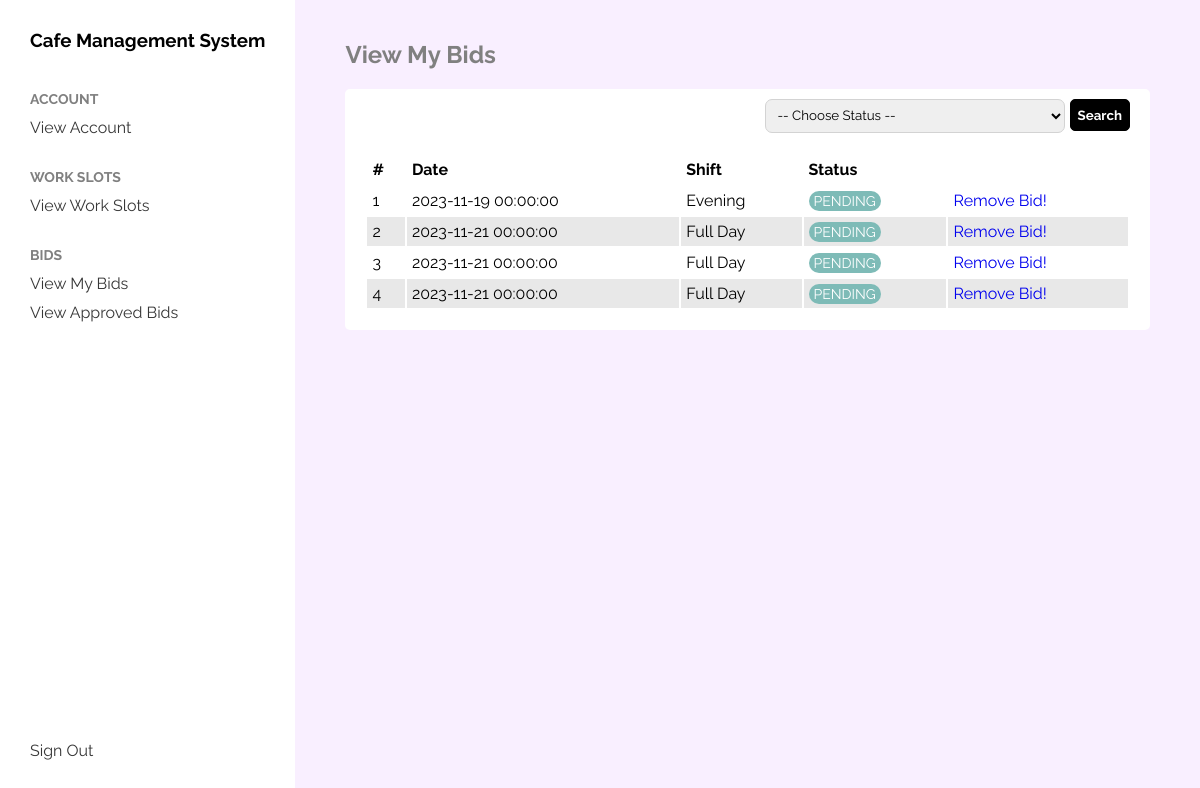
/staff/view_my_bids (signed in), run on the app's committed database.
### tables this page shows
CREATE TABLE bids (
	id INTEGER NOT NULL, 
	work_slot_id INTEGER, 
	bidder_id INTEGER, 
	status VARCHAR(20), 
	PRIMARY KEY (id), 
	FOREIGN KEY(work_slot_id) REFERENCES work_slot (id), 
	FOREIGN KEY(bidder_id) REFERENCES user (id)
);

CREATE TABLE work_slot (
	id INTEGER NOT NULL, 
	date DATE, 
	shift_time VARCHAR(10), 
	PRIMARY KEY (id)
);

### application/boundary/cafe_staff.py (the view)
@staff.route("/view_my_bids")
def view_my_bids():
    filter_status = request.args.get("q", None, type=str)
    getbids = ViewMyBidsController()
    bids = getbids.viewMyBids(session['user_id'], filter_status=filter_status)
    bid_staus = GetBidStatus.getBids()
    return render_template("./cafe_staff/view_my_bids.html"
                           , title="View My Bids"
                           , bids=bids
                           , status=bid_staus)

### application/boundary/cafe_staff.py (called while the page is built)
@staff.before_request
def check_user_validity():
    if 'user_id' not in session:
        return redirect(url_for("boundary.auth.login"))
    if session['user_type'] != CAFE_STAFF:
        return abort(403)

### application/control/BidController.py (called while the page is built)
    def viewMyBids(self, user_id, filter_status):
        return self.entity.viewMyBids(user_id, filter_status)

    @staticmethod
    def getBids():
        return [PENDING, APPROVED, REJECTED]

### application/entity/BidEntity.py (called while the page is built)
    def viewMyBids(self, bidder_id, filter_status):
        query = f"SELECT b.id, w.date, w.shift_time, status FROM bids b INNER JOIN work_slot w on w.id=b.work_slot_id WHERE bidder_id={bidder_id}"
        if filter_status:
            query += f" AND status='{filter_status}'"
        rows = self.cursor.execute(query).fetchall()
        return rows

### application/boundary/templates/cafe_staff/view_my_bids.html (shortened to what this page needs)
{% extends "./cafe_staff/base.html" %}
{% block content %}
    <div>
        <div class="search-field">
            <form>
                <select name="q" required>
                    <option value="">-- Choose Status --</option>
                </select>
                <input type="submit" value="Search">
            </form>
        </div>
        <table>
            <thead>
                <th>#</th>
                <th>Date</th>
                <th>Shift</th>
                <th>Status</th>
                <th></th>
            </thead>
            <tbody>
                {% for bid in bids %}
                    <tr>
                        <td>{{ loop.index }}</td>
                        <td>{{ bid[1] }}</td>
                        <td>{{ bid[2] }}</td>
                        <td>
                            <span class="bid-status {{ bid[3].lower() }}">
                                {{ bid[3] }}
                            </span>
                        </td>
                        <td>
                            <a href="{{ url_for("boundary.staff.remove_bid", bid_id=bid[0]) }}">Remove Bid!</a>
                        </td>
                    </tr>
                {% endfor %}
            </tbody>
        </table>
    </div>
{% endblock %}

### application/boundary/assets/base.css (style rules this page uses)
* { font-family: 'Raleway', sans-serif; box-sizing: border-box; }
body { margin: 0; }
a { text-decoration: none; }

### application/boundary/templates/cafe_staff/view_my_bids.html (style rules this page uses)
table { width: 100%; text-align: left; }
td, th { margin: 0; padding: 5px; border: none; }
tr:nth-child(even) { background-color: #e8e8e8; }
.bid-status { padding: 2px 5px; font-size: 14px; border-radius: 100px; color: white; }
.pending { background-color: #7ebbb7; }
.search-field { float: right; margin-bottom: 20px; }
.search-field input[type=submit] { padding: 7px; border-radius: 5px; outline: none; border: 1px solid black; background-color: black; color: white; font-weight: bold; cursor: pointer; }
.search-field select { padding: 7px; width: 300px; border-radius: 7px; outline: none; border: 1px solid lightgrey; }

### data on the page
bids: date "2023-11-19 00:00:00", shift_time "Evening", status "PENDING"
bids: date "2023-11-21 00:00:00", shift_time "Full Day", status "PENDING"
bids: date "2023-11-21 00:00:00", shift_time "Full Day", status "PENDING"
bids: date "2023-11-21 00:00:00", shift_time "Full Day", status "PENDING"

### other printed values
{{ title }} "View My Bids"
